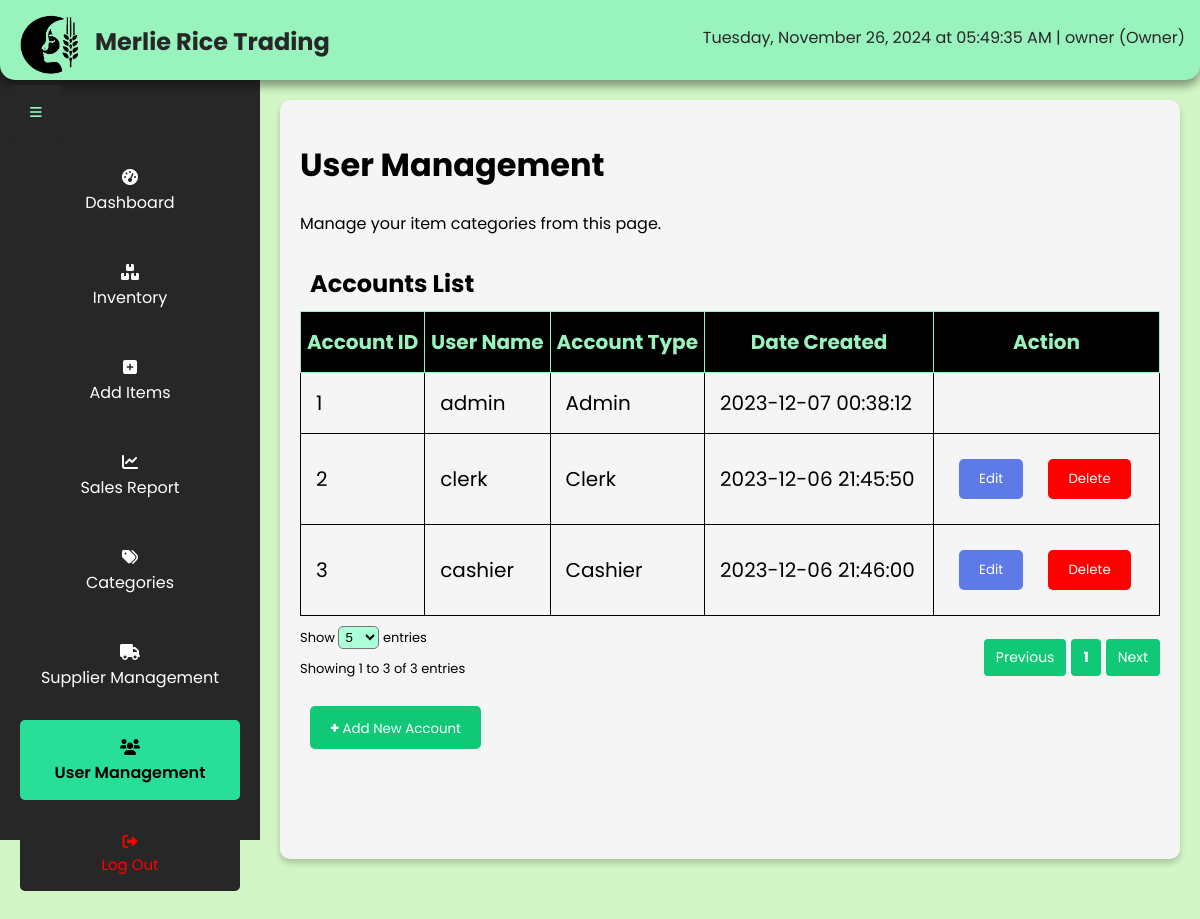
Screenshot of /user_management.php (signed in) with the database file from the repository.
### tables this page shows
CREATE TABLE IF NOT EXISTS `accounts` (
  `id` int(11) NOT NULL AUTO_INCREMENT,
  `username` varchar(100) NOT NULL,
  `password` varchar(255) NOT NULL,
  `account_type` varchar(50) DEFAULT NULL,
  `date_created` timestamp NOT NULL DEFAULT CURRENT_TIMESTAMP,
  `created_by` varchar(100) DEFAULT NULL,
  PRIMARY KEY (`id`)
);

### user_management.php (the view, shortened to what this page needs)
<?php
include 'db_connector.php';
$logged_in_username = $_SESSION['username'];
$logged_in_user_type = '';
$sql = "SELECT account_type FROM accounts WHERE username = '$logged_in_username'";
$result = $conn->query($sql);
if ($result->num_rows > 0) {
    $row = $result->fetch_assoc();
    $logged_in_user_type = $row['account_type'];
}
$accounts = [];
$sql = "SELECT id, username, account_type, date_created FROM accounts WHERE username != '$logged_in_username'";
$result = $conn->query($sql);
if ($result->num_rows > 0) {
    while ($row = $result->fetch_assoc()) {
        $accounts[] = $row;
    }
}
?>
<!DOCTYPE html>
<html lang="en">
<head>
    <link rel="stylesheet" href="/PrimeSync_IMS/assets/Css/index.css?v=<?php echo time(); ?>">
</head>
<body>
    <?php include 'header.php'; ?>
    <?php include 'sidebar.php'; ?>
    <div class="dashboard-container">
        <h1>User Management</h1>
        <p>Manage your item categories from this page.</p>
        <div class="table-container">
            <table border="1" cellspacing="0" cellpadding="10" class="user-table" id="userTable">
            <caption style="text-align: left;">Accounts List</caption>
                <thead>
                    <tr>
                        <th>Account ID</th>
                        <th>User Name</th>
                        <th>Account Type</th>
                        <th>Date Created</th>
                        <th>Action</th>
                    </tr>
                </thead>
                <tbody>
                    <?php foreach ($accounts as $index => $account): ?>
                        <tr data-index="<?php echo $index; ?>" <?php if ($index >= 5) echo 'style="display: none;"'; ?>>
                            <td><?php echo htmlspecialchars($account['id']); ?></td>
                            <td><?php echo htmlspecialchars($account['username']); ?></td>
                            <td><?php echo htmlspecialchars($account['account_type']); ?></td>
                            <td><?php echo htmlspecialchars($account['date_created']); ?></td>
                            <td>
                                <?php if (
                                    $logged_in_user_type === 'Admin' ||
                                    ($logged_in_user_type === 'Owner' && $account['account_type'] !== 'Owner' && $account['account_type'] !== 'Admin')
                                ): ?>
                                    <button class="edit-btn modal-btn edit" data-id="<?php echo htmlspecialchars($account['id']); ?>" data-username="<?php echo htmlspecialchars($account['username']); ?>" data-account-type="<?php echo htmlspecialchars($account['account_type']); ?>">Edit</button>
                                    <button class="delete-btn modal-btn confirm-red" data-id="<?php echo htmlspecialchars($account['id']); ?>">Delete</button>
                                <?php endif; ?>
                            </td>
                        </tr>
                    <?php endforeach; ?>
                </tbody>
            </table>
        </div>
        <div class="entries-controller">
            Show
            <select id="entriesSelect">
                <option value="5">5</option>
            </select>
            entries
        </div>
        <div class="entries-info" id="entriesInfo">
        </div>
        <div class="page-controller" id="pageController">
            <button id="prevPage" disabled>Previous</button>
            <div id="pageNumbers" style="cursor: arrow;"></div>
            <button id="nextPage" disabled>Next</button>
        </div>
        <button id="openAddUserModal" class="modal-btn add"><b style="font-size: 15px;">+ </b>Add New Account</button>
    </div>
</body>
</html>

### assets/Css/index.css (style rules this page uses)
body { background-color: #D2F6C5; margin: 0; line-height: normal; font-family: 'Poppins', sans-serif; padding-top: 60px; }
.modal-btn { padding: 10px 20px; margin: 10px; border: none; border-radius: 5px; cursor: pointer; font-family: 'Poppins', sans-serif; }
.confirm-red { background-color: red; color: white; }
.dashboard-container { margin: 40px 20px 10% 280px; padding: 20px; padding-bottom: 100px; background-color: #f5f5f5; border-radius: 10px; box-shadow: 0 4px 6px rgba(0, 0, 0, 0.2); }
table caption { caption-side: top; font-size: 24px; font-weight: bold; padding: 10px; }
table { width: 100%; border-collapse: collapse; margin-top: 20px; }
th, td { border: 1px solid; padding: 15px; padding-left: 15px; padding-right: 15px; text-align: left; font-size: 20px; }
th { background-color: #000; color: #99F3BD; padding: 15px; padding-left: 5px; padding-right: 5px; font-size: 20px; text-align: center; }
.modal-btn.confirm-red { background-color: red; color: white; }
.modal-btn.edit { background-color: #5e7ae7; color: white; }
.modal-btn.add { background-color: #10c875; color: #fff; }
.entries-controller, .entries-info, .page-controller { margin: 10px 0; font-size: small; }
#entriesSelect, #entries { padding: 2px; border-radius: 5px; cursor: pointer; background-color: #abffd9; }
.page-controller { margin-top: -50px; margin-bottom: 20px; display: flex; justify-content: flex-end; }
.page-controller button { font-family: 'Poppins', sans-serif; margin-left: 5px; padding: 3px 8px; border: none; border-radius: 5px; background-color: #dbdbdb; cursor: pointer; text-decoration: none; }
.search-bar button, .pagination a, .page-controller button { padding: 8px 12px; font-size: 14px; background-color: #10c875; color: white; border: none; border-radius: 4px; cursor: pointer; text-decoration: none; }

### rows the page displays
accounts: id "1", username "admin", account_type "Admin", date_created "2023-12-07 00:38:12"
accounts: id "2", username "clerk", account_type "Clerk", date_created "2023-12-06 21:45:50"
accounts: id "3", username "cashier", account_type "Cashier", date_created "2023-12-06 21:46:00"
